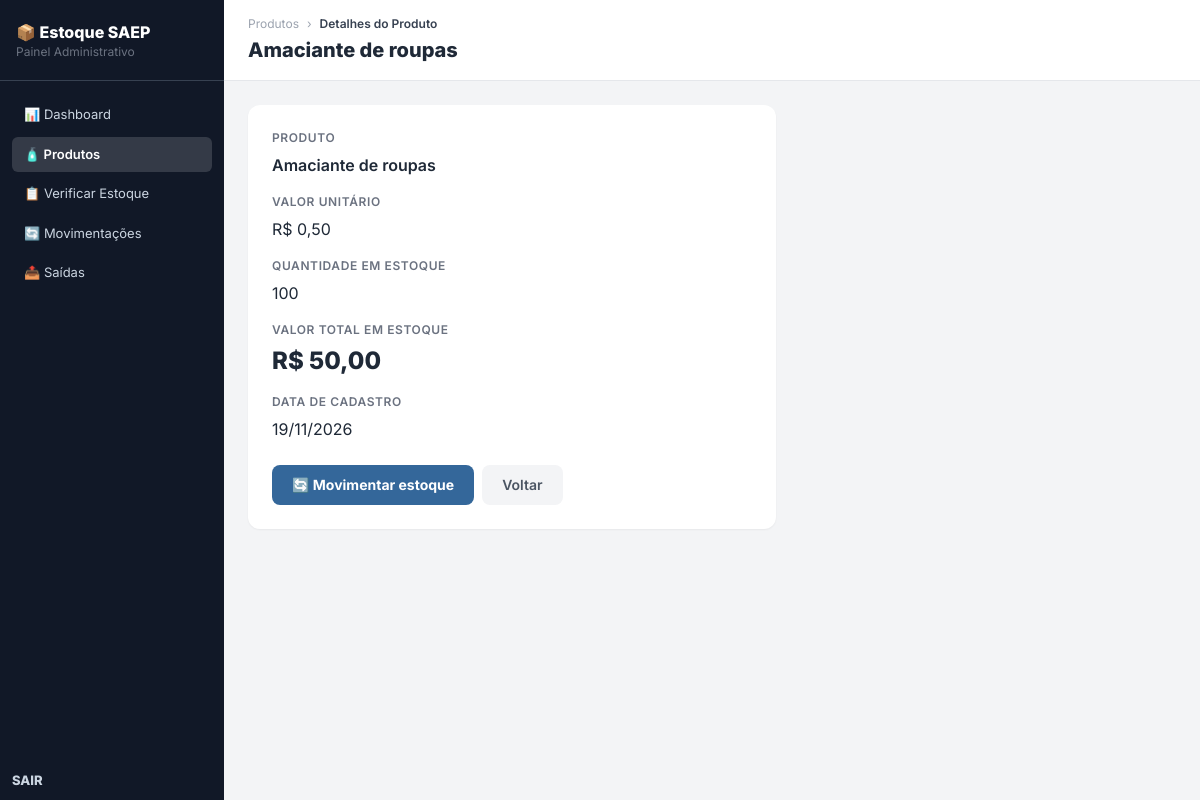
Page /produto.php?id=1 on the committed database.
### tables this page shows
CREATE TABLE produto (
    id_produto INT AUTO_INCREMENT NOT NULL PRIMARY KEY,
    nome VARCHAR(100) NOT NULL,
    quantidade_estoque INTEGER NOT NULL,
    valor_unitario NUMERIC(10,2) NOT NULL,
    data_cadastro DATE NOT NULL DEFAULT (CURRENT_DATE)
);

### produto.php (the view, shortened to what this page needs)
<?php
require_once __DIR__ . '/conexao.php';
$st = $pdo->prepare("SELECT * FROM produto WHERE id_produto = :id");
$st->execute(["id" => $_GET["id"] ?? 0]);
$produto = $st->fetch();
require_once __DIR__ . '/includes/menu.php';
?>
    <main class="flex-1 flex flex-col">
        <div class="bg-white border-b border-gray-200 px-6 py-4">
            <div class="flex items-center gap-2 text-xs text-gray-400 mb-1">
                <a href="produtos.php" class="hover:text-senai-blue">Produtos</a> ›
                <span class="text-gray-700 font-semibold">Detalhes do Produto</span>
            </div>
            <h1 class="text-xl font-extrabold text-gray-800"><?= $produto ? htmlspecialchars($produto["nome"]) : "Produto" ?></h1>
        </div>
        <div class="p-6 flex-1 max-w-xl">
            <?php if (!$produto): ?>
                <div class="bg-red-100 border border-red-400 text-red-700 px-4 py-3 rounded mb-6">
                    Nenhum produto encontrado!
                </div>
                <a href="produtos.php" class="bg-gray-100 text-gray-600 font-semibold px-5 py-2.5 rounded-lg text-sm hover:bg-gray-200 transition">Voltar</a>
            <?php else: ?>
                <?php $valorTotal = round($produto["valor_unitario"] * $produto["quantidade_estoque"], 2); ?>
                <div class="bg-white rounded-xl shadow-sm p-6">
                    <div class="mb-4">
                        <p class="form-label">Produto</p>
                        <p class="text-gray-800 font-semibold"><?= htmlspecialchars($produto["nome"]) ?></p>
                    </div>
                    <div class="mb-4">
                        <p class="form-label">Valor unitário</p>
                        <p class="text-gray-800">R$ <?= number_format($produto["valor_unitario"], 2, ",", ".") ?></p>
                    </div>
                    <div class="mb-4">
                        <p class="form-label">Quantidade em estoque</p>
                        <p class="text-gray-800"><?= $produto["quantidade_estoque"] ?></p>
                    </div>
                    <div class="mb-4">
                        <p class="form-label">Valor total em estoque</p>
                        <p class="text-2xl font-extrabold text-gray-800">R$ <?= number_format($valorTotal, 2, ",", ".") ?></p>
                    </div>
                    <div class="mb-6">
                        <p class="form-label">Data de cadastro</p>
                        <p class="text-gray-800"><?= date("d/m/Y", strtotime($produto["data_cadastro"])) ?></p>
                    </div>
                    <div class="flex gap-2">
                        <a href="movimentacao_form.php?id_produto=<?= $produto["id_produto"] ?>" class="bg-senai-blue text-white font-bold px-5 py-2.5 rounded-lg text-sm hover:bg-senai-blue-dark transition">🔄 Movimentar estoque</a>
                        <a href="produtos.php" class="bg-gray-100 text-gray-600 font-semibold px-5 py-2.5 rounded-lg text-sm hover:bg-gray-200 transition">Voltar</a>
                    </div>
                </div>
            <?php endif; ?>
        </div>
    </main>
</body>
</html>

### includes/menu.php (style rules this page uses)
body { font-family: 'Inter', sans-serif; }
.form-label { display:block; font-size:12px; font-weight:600; color:#6b7280; margin-bottom:6px; text-transform:uppercase; letter-spacing:.05em; }

### rows in the picture
produto: nome "Amaciante de roupas", valor_unitario "0,50", quantidade_estoque "100", valorTotal "50,00", data_cadastro "19/11/2026"
